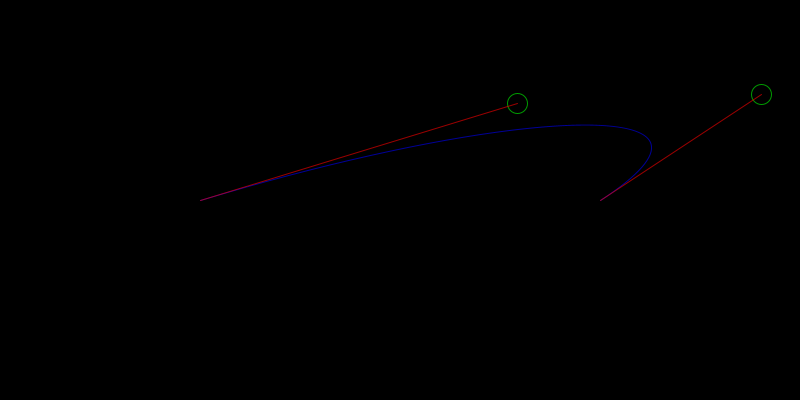
Frame 1 (no input)
Frame 60 (the mouse pressed at the canvas centre just before this capture): identical to frame 1, image omitted
Frame 120 (the mouse held since frame 60 and released just before this capture): identical to frame 1, image omitted

The Processing sketch that drew this single still picture (run headless with seeded random() and noise(); from frame 60 on, the mouse is pressed at the canvas centre):

// Processing sketch: processing_44014
// ── processing_44014.pde

//R.A. Robertson 2011.10, "Bezier Illustrated."
float c1x, c1y, c2x, c2y, d, dist1, dist2;
boolean hover1, hover2 = false;
boolean grab1, grab2 = false;

void setup() {
  size(800, 400);
  frameRate(30);
  noFill();
  smooth();
  background(0);

  c1x = random(width);
  c1y = random(height);
  c2x = random(width);
  c2y = random(height);
  d = 20;
}

void draw() {
  background(0, 1);

  stroke (0, 0, 250, 155);
  noFill();
  bezier(200, height/2, c1x, c1y, c2x, c2y, 600, height/2);

  dist1 = dist(mouseX, mouseY, c1x, c1y);
  dist2 = dist(mouseX, mouseY, c2x, c2y);

  if (dist1 <= d/2) {
    hover1 = true;
  } 
  else {
    hover1 = false;
  }

  if (dist2 <= d/2) {
    hover2 = true;
  } 
  else {
    hover2 = false;
  }

  stroke(0, 255, 0, 155);
  if (hover1) { 
    stroke(0, 255, 0);
  }
  ellipse(c1x, c1y, d, d);
  stroke(0, 255, 0, 155);
  if (hover2) { 
    stroke(0, 255, 0);
  }
  ellipse(c2x, c2y, d, d);
  stroke(255, 0, 0, 155);
  line(200, height/2, c1x, c1y);
  line(600, height/2, c2x, c2y);
}

void mousePressed() {
  if (hover1) { 
    grab1 = true;
  }
  else {
    grab1 = false;
  }
  if (hover2) { 
    grab2 = true;
  }
  else {
    grab2 = false;
  }
}

void mouseDragged() {
  if (grab1) {
    c1x = mouseX; 
    c1y = mouseY;
  }
  if (grab2) {
    c2x = mouseX; 
    c2y = mouseY;
  }
}

void mouseReleased() {
  grab1 = grab2 = false;
}
